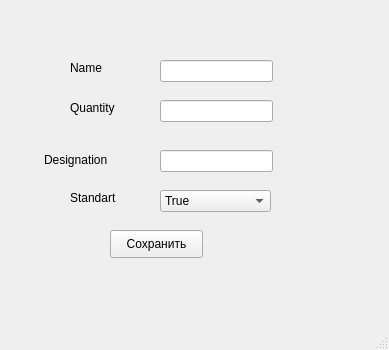
<?xml version="1.0" encoding="UTF-8"?>
<ui version="4.0">
 <class>MainWindow</class>
 <widget class="QMainWindow" name="MainWindow">
  <property name="geometry">
   <rect>
    <x>0</x>
    <y>0</y>
    <width>389</width>
    <height>350</height>
   </rect>
  </property>
  <property name="windowTitle">
   <string>MainWindow</string>
  </property>
  <widget class="QWidget" name="centralwidget">
   <widget class="QLabel" name="label">
    <property name="geometry">
     <rect>
      <x>70</x>
      <y>60</y>
      <width>55</width>
      <height>16</height>
     </rect>
    </property>
    <property name="text">
     <string>Name</string>
    </property>
   </widget>
   <widget class="QLineEdit" name="nameEdit">
    <property name="geometry">
     <rect>
      <x>160</x>
      <y>60</y>
      <width>113</width>
      <height>22</height>
     </rect>
    </property>
   </widget>
   <widget class="QLabel" name="label_2">
    <property name="geometry">
     <rect>
      <x>70</x>
      <y>100</y>
      <width>55</width>
      <height>16</height>
     </rect>
    </property>
    <property name="text">
     <string>Quantity</string>
    </property>
   </widget>
   <widget class="QLineEdit" name="quantityEdit">
    <property name="geometry">
     <rect>
      <x>160</x>
      <y>100</y>
      <width>113</width>
      <height>22</height>
     </rect>
    </property>
   </widget>
   <widget class="QLabel" name="label_3">
    <property name="geometry">
     <rect>
      <x>44</x>
      <y>150</y>
      <width>81</width>
      <height>20</height>
     </rect>
    </property>
    <property name="text">
     <string>Designation</string>
    </property>
   </widget>
   <widget class="QLabel" name="label_4">
    <property name="geometry">
     <rect>
      <x>70</x>
      <y>190</y>
      <width>55</width>
      <height>16</height>
     </rect>
    </property>
    <property name="text">
     <string>Standart</string>
    </property>
   </widget>
   <widget class="QPushButton" name="saveButton">
    <property name="geometry">
     <rect>
      <x>110</x>
      <y>230</y>
      <width>93</width>
      <height>28</height>
     </rect>
    </property>
    <property name="text">
     <string>Сохранить</string>
    </property>
   </widget>
   <widget class="QComboBox" name="standartBox">
    <property name="geometry">
     <rect>
      <x>160</x>
      <y>190</y>
      <width>111</width>
      <height>22</height>
     </rect>
    </property>
    <item>
     <property name="text">
      <string>True</string>
     </property>
    </item>
    <item>
     <property name="text">
      <string>False</string>
     </property>
    </item>
   </widget>
   <widget class="QLineEdit" name="designationEdit">
    <property name="geometry">
     <rect>
      <x>160</x>
      <y>150</y>
      <width>113</width>
      <height>22</height>
     </rect>
    </property>
   </widget>
  </widget>
  <widget class="QStatusBar" name="statusbar"/>
 </widget>
 <resources/>
 <connections/>
</ui>
